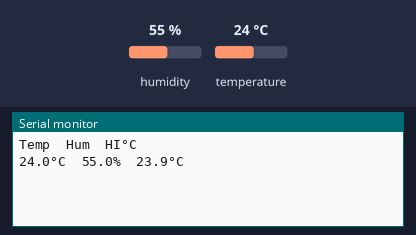
Recording of a sketch running on a simulated Arduino Uno, built with avr-gcc and run on an emulated ATmega328P. Parts: the last lines printed to the serial monitor. The test bench sets the inputs (shaded band); at power-on: humidity 55 %, temperature 24 °C.

Above: at 1.2 s.
1.3 s: humidity set to 22 %
At 11.0 s:
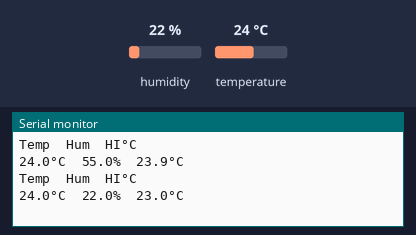
11.3 s: temperature set to 12 °C
At 21.0 s:
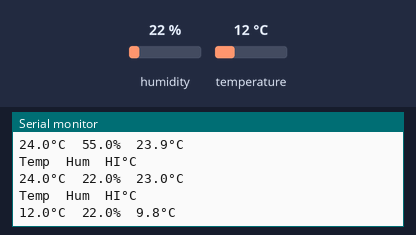
21.3 s: humidity set to 40 %
At 30.8 s:
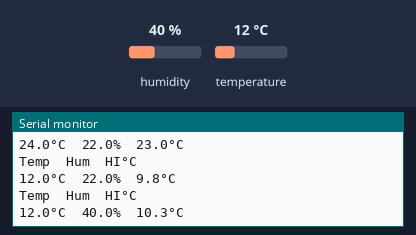
Timing chart, 0 to 32.3 s (numbered marks = the images above; inputs shaded):
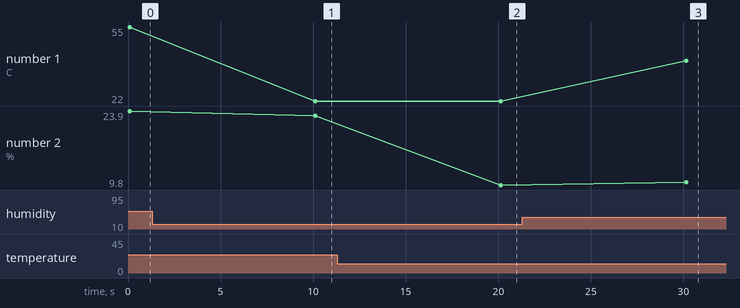

Measured:
- after the input at 1.3 s, the serial monitor: prints a new line after 8.8 s (image 1)
- after the input at 11.3 s, the serial monitor: prints a new line after 8.8 s (image 2)
- after the input at 21.3 s, the serial monitor: prints a new line after 8.9 s (image 3)
- plotted number 1: 55 → 22 after the input at 1.3 s, 22 → 40 after the input at 21.3 s
- plotted number 2: 23.9 → 23 after the input at 1.3 s, 23 → 9.8 after the input at 11.3 s, 9.8 → 10.3 after the input at 21.3 s

The sketch:

temp_hum_sensor.ino
```cpp
/*
  Temperatuere Humidity Sensor

  Uses the sensor DHT11 to measure temperature and humidity
  and prints it into the serial monitor

  The circuit:
  - DHT11
    + pin of the sensor to the +5V
    - pin to the ground
    out pin to digital input 3

  Created 26 Jan 2025
  By Sebastian Duque
*/


#include "DHT.h"

int data_pin = 2;
int print_interval = 10000;

#define DHTTYPE DHT11

DHT dht(data_pin, DHTTYPE);

void setup() {
  pinMode(data_pin, INPUT);
  Serial.begin(9600);
  delay(50);
  dht.begin();
}

void loop() {
  float hum = dht.readHumidity();
  float temp = dht.readTemperature();
  if (isnan(hum) || isnan(temp)) {
    Serial.println("Failed to read the data");
  }
  float hic = dht.computeHeatIndex(false);
  printSensorData(temp, hum, hic);
  delay(print_interval);
}

void printSensorData(float temp, float hum, float hic) {
  Serial.println("Temp\tHum\tHI°C");
  Serial.print(temp, 1);
  Serial.print("°C\t");
  Serial.print(hum, 1);
  Serial.print("%\t");
  Serial.print(hic, 1);
  Serial.print("°C");
  Serial.println();
}
```
